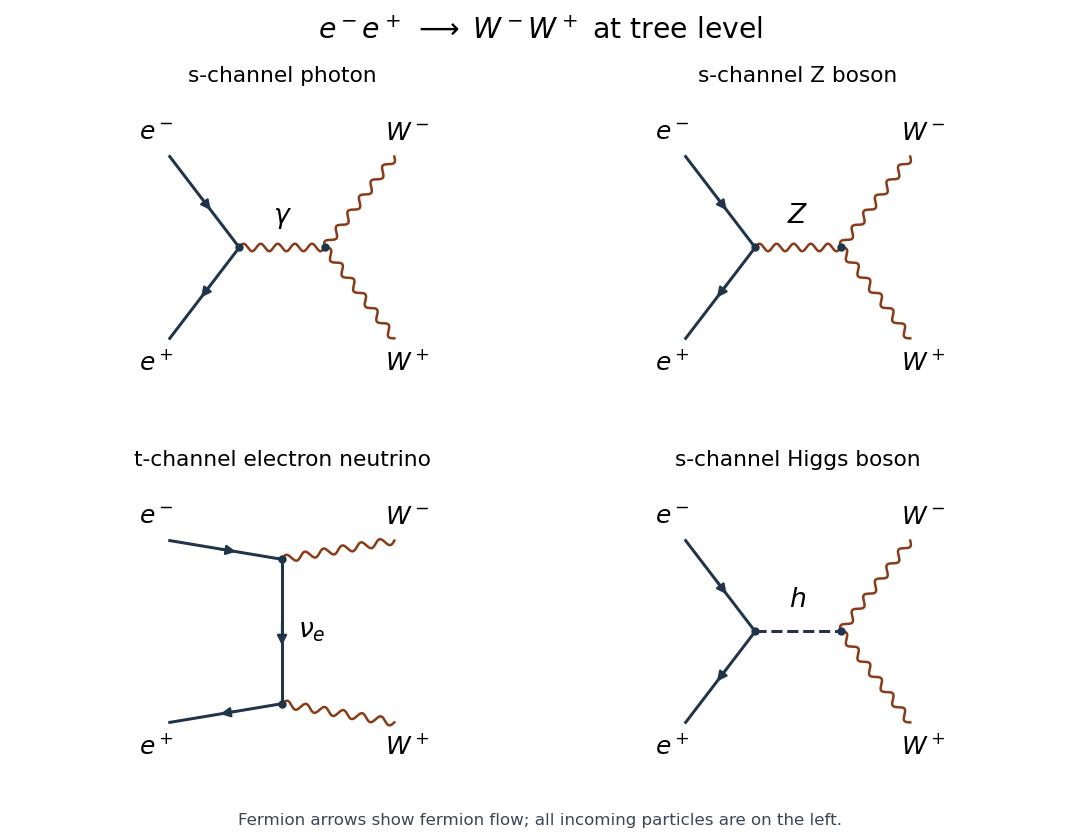

Python code for this plot:
"""Original tree diagrams for e+ e- -> W+ W-; write PNG to cwd."""

from pathlib import Path

import matplotlib

matplotlib.use("Agg")
import matplotlib.pyplot as plt
import numpy as np


def line(ax, start, end, *, arrow=False, reverse=False, dashed=False):
    ax.plot(*zip(start, end), color="#20354a", lw=1.8,
            ls="--" if dashed else "-")
    if arrow:
        start, end = np.asarray(start), np.asarray(end)
        a, b = start + 0.42 * (end - start), start + 0.62 * (end - start)
        if reverse:
            a, b = b, a
        ax.annotate("", xy=b, xytext=a,
                    arrowprops={"arrowstyle": "-|>", "color": "#20354a",
                                "lw": 1.4, "mutation_scale": 12})


def wave(ax, start, end, *, cycles=6):
    start, end = np.asarray(start), np.asarray(end)
    delta = end - start
    normal = np.array([-delta[1], delta[0]]) / np.linalg.norm(delta)
    t = np.linspace(0, 1, 350)
    points = start[:, None] + delta[:, None] * t
    points += normal[:, None] * 0.014 * np.sin(2 * np.pi * cycles * t)
    ax.plot(*points, color="#8a3b18", lw=1.5)


def labels(ax):
    for x, y, text in [(0.03, 0.93, r"$e^-$"),
                       (0.03, 0.07, r"$e^+$"),
                       (0.97, 0.93, r"$W^-$"),
                       (0.97, 0.07, r"$W^+$")]:
        ax.text(x, y, text, ha="center", va="center", fontsize=15)
    ax.set(xlim=(-0.04, 1.04), ylim=(-0.06, 1.08), aspect="equal")
    ax.axis("off")


def schannel(ax, name, title, *, scalar=False):
    left, right = (0.34, 0.5), (0.66, 0.5)
    line(ax, (0.08, 0.84), left, arrow=True)
    line(ax, (0.08, 0.16), left, arrow=True, reverse=True)
    wave(ax, right, (0.92, 0.84))
    wave(ax, right, (0.92, 0.16))
    if scalar:
        line(ax, left, right, dashed=True)
    else:
        wave(ax, left, right, cycles=5)
    ax.text(0.5, 0.59, name, ha="center", fontsize=16)
    ax.plot(*zip(left, right), "o", color="#20354a", ms=4)
    labels(ax)
    ax.set_title(title, fontsize=13, pad=6)


def tchannel(ax):
    top, bottom = (0.5, 0.77), (0.5, 0.23)
    line(ax, (0.08, 0.84), top, arrow=True)
    line(ax, (0.08, 0.16), bottom, arrow=True, reverse=True)
    line(ax, top, bottom, arrow=True)
    wave(ax, top, (0.92, 0.84))
    wave(ax, bottom, (0.92, 0.16))
    ax.text(0.56, 0.5, r"$\nu_e$", ha="left", va="center", fontsize=16)
    ax.plot(*zip(top, bottom), "o", color="#20354a", ms=4)
    labels(ax)
    ax.set_title("t-channel electron neutrino", fontsize=13, pad=6)


def main():
    fig, axes = plt.subplots(2, 2, figsize=(9, 7), dpi=120,
                             facecolor="white")
    schannel(axes[0, 0], r"$\gamma$", "s-channel photon")
    schannel(axes[0, 1], r"$Z$", "s-channel Z boson")
    tchannel(axes[1, 0])
    schannel(axes[1, 1], r"$h$", "s-channel Higgs boson", scalar=True)
    fig.suptitle(r"$e^-e^+\;\longrightarrow\;W^-W^+$ at tree level",
                 fontsize=17, y=0.98)
    fig.text(0.5, 0.018, "Fermion arrows show fermion flow; all incoming particles are on the left.",
             ha="center", fontsize=10, color="#3a4652")
    fig.subplots_adjust(left=0.04, right=0.96, bottom=0.07, top=0.89,
                        wspace=0.08, hspace=0.26)
    fig.savefig(Path.cwd() / Path(__file__).with_suffix(".png").name,
                facecolor="white")
    plt.close(fig)


if __name__ == "__main__":
    main()
